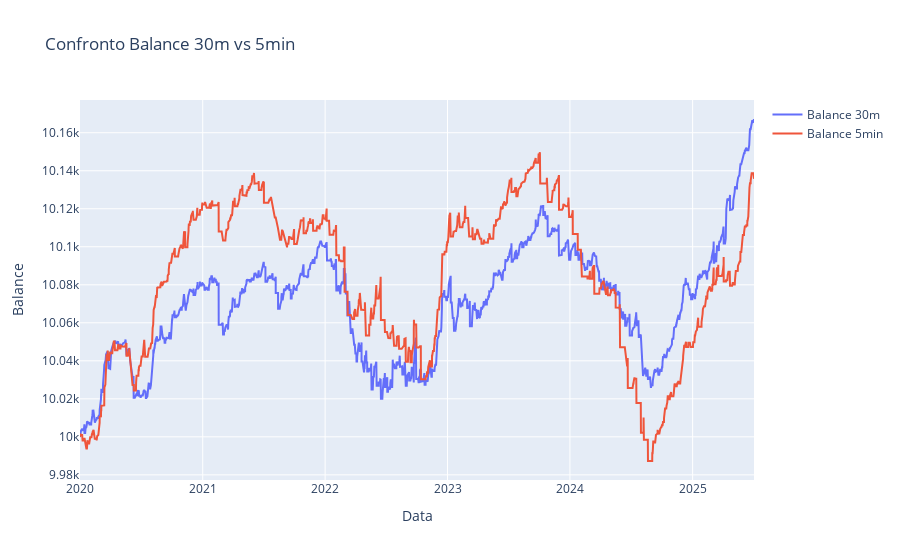

The notebook cell saved with this chart:
### Code cell
# Plot interattivo dei due balance sovrapposti
import plotly.graph_objects as go

fig = go.Figure()
fig.add_trace(go.Scatter(x=df['<DATE>'], y=df['<BALANCE>'], mode='lines', name='Balance 30m'))
fig.add_trace(go.Scatter(x=df_5min['<DATE>'], y=df_5min['<BALANCE>'], mode='lines', name='Balance 5min'))
fig.update_layout(title='Confronto Balance 30m vs 5min', xaxis_title='Data', yaxis_title='Balance')
fig.show()

### Figure 1 — Plotly figure (JSON) as saved in the notebook; plotly's stock layout.template omitted (floating-point values rounded to 4 significant figures; data arrays with more than 128 entries replaced by an {"elided": "..."} marker saying what was removed)
{"data": [{"mode": "lines", "name": "Balance 30m", "type": "scatter", "x": {"elided": "2967 str values"}, "y": {"elided": "2967 float values"}}, {"mode": "lines", "name": "Balance 5min", "type": "scatter", "x": {"elided": "2248 str values"}, "y": {"elided": "2248 float values"}}], "layout": {"title": {"text": "Confronto Balance 30m vs 5min"}, "xaxis": {"title": {"text": "Data"}}, "yaxis": {"title": {"text": "Balance"}}}}
